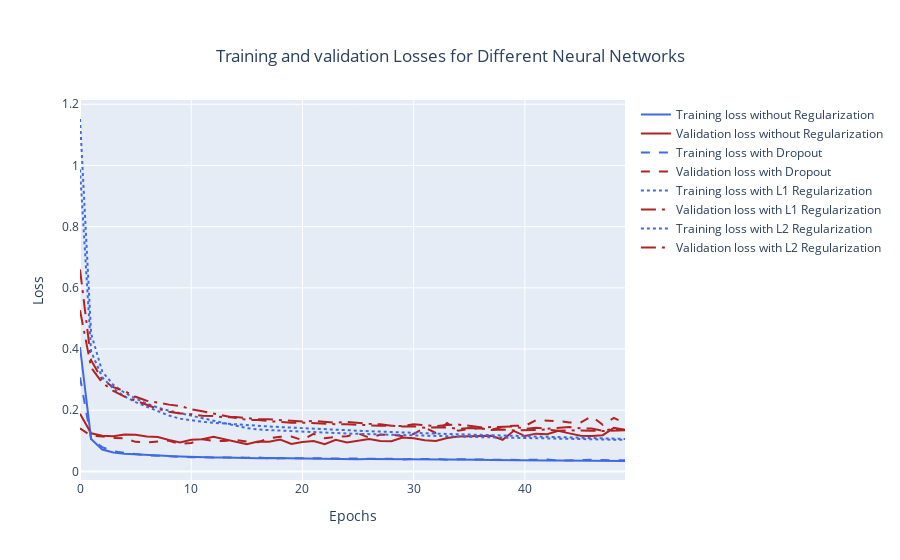

Source (notebook cell):
### Code cell
fig = go.Figure()
fig.add_trace(go.Scatter(x = np.arange(len(loss1)), y = loss1, name = "Training loss without Regularization", line=dict(color = "royalblue")))
fig.add_trace(go.Scatter(x = np.arange(len(val_loss1)), y = val_loss1, name = "Validation loss without Regularization", line=dict(color = "firebrick")))

fig.add_trace(go.Scatter(x = np.arange(len(loss2)), y = loss2, name = "Training loss with Dropout", line=dict(color = "royalblue", dash = "dash")))
fig.add_trace(go.Scatter(x = np.arange(len(val_loss2)), y = val_loss2, name = "Validation loss with Dropout", line=dict(color = "firebrick", dash = "dash")))

fig.add_trace(go.Scatter(x = np.arange(len(loss3)), y = loss3, name = "Training loss with L1 Regularization", line=dict(color = "royalblue", dash = "dot")))
fig.add_trace(go.Scatter(x = np.arange(len(val_loss3)), y = val_loss3, name = "Validation loss with L1 Regularization", line=dict(color = "firebrick", dash = "longdashdot")))

fig.add_trace(go.Scatter(x = np.arange(len(loss4)), y = loss4, name = "Training loss with L2 Regularization", line=dict(color = "royalblue", dash = "dot")))
fig.add_trace(go.Scatter(x = np.arange(len(val_loss4)), y = val_loss4, name = "Validation loss with L2 Regularization", line=dict(color = "firebrick", dash = "longdashdot")))

fig.update_layout(xaxis_title = "Epochs", yaxis_title = "Loss",
                    title = {"text": "Training and validation Losses for Different Neural Networks",
                            "x": 0.5, "xanchor": "center", "yanchor": "top"})
iplot(fig)
